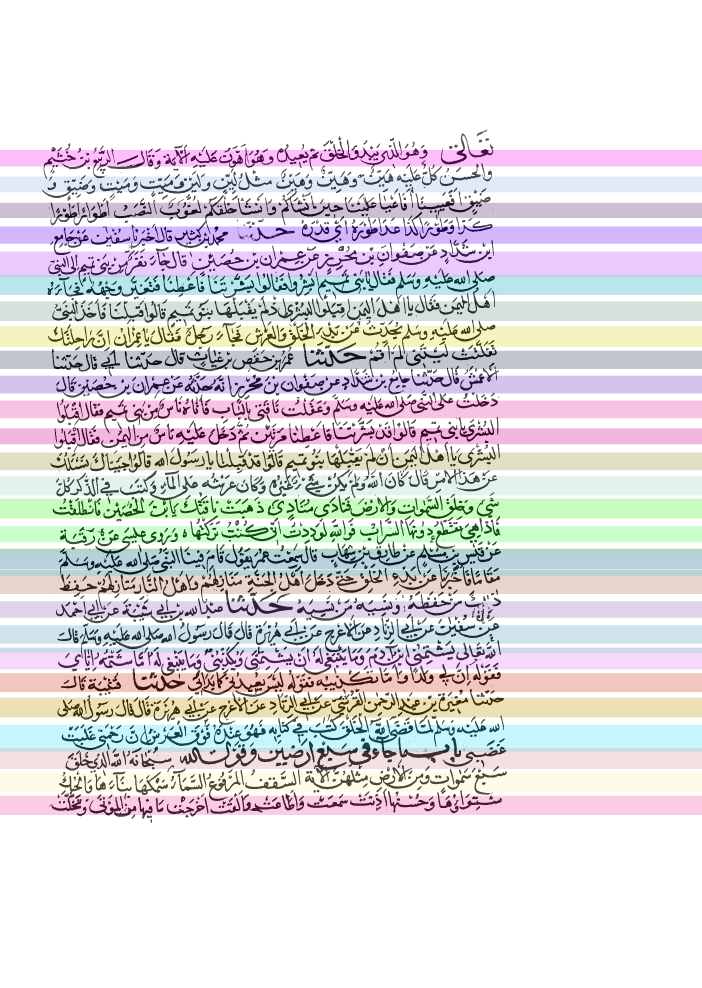
#> input picture OutputResults/AllResults/book1_page19.png, 2808 x 3952 px, given in place of moc_train_19.png, which was not available (shown at 1/4 size)
$ python DuhaJarrar1171742Code.py
#> lines starting #> are read from the running program, lines starting #| are printed output that depends on the picture; after the words box and inside, x2 and y2 are one past the last pixel; in counts of white or black regions, pixels touching at a corner belong together; pictures that were not available may be replaced by others from this repository, and a replacement may not be noted
import numpy as np
import cv2
import random
imgsList=['book1_page11.png','moc_test_5.png','moc_test_6.png','moc_test_10.png','moc_train_1.png','moc_train_3.png','moc_train_15.png','moc_train_16.png','moc_train_17.png','moc_train_20.png']

import cv2
pic = cv2.imread('ahte_dataset/ahte_train_binary_images/moc_train_19.png')
#> pic is the input picture: shape (3952, 2808, 3); mean B, G, R 222.9, 220, 222.4

imgcpy=pic.copy()
# Creat a white image
DILATE_kernel = cv2.getStructuringElement(cv2.MORPH_ELLIPSE, (1, 100))
whiteImg = cv2.morphologyEx(pic, cv2.MORPH_DILATE, DILATE_kernel, iterations=3)
#> whiteImg: shape (3952, 2808, 3); every value is 255
cv2.imwrite('output/whiteImg.png', whiteImg)
# Convert image to grayScale
print("Original Image : ",pic)
#> (printed output is left out)

gray = cv2.cvtColor(pic, cv2.COLOR_BGR2GRAY)
cv2.imwrite("output/grey.png", gray)


print("Grayscale Image : ",gray[2000:][1000:])
#> (printed output is left out)
# Apply Threshold
ret,thresh = cv2.threshold(gray, 0, 255, cv2.THRESH_BINARY_INV+ cv2.THRESH_OTSU)
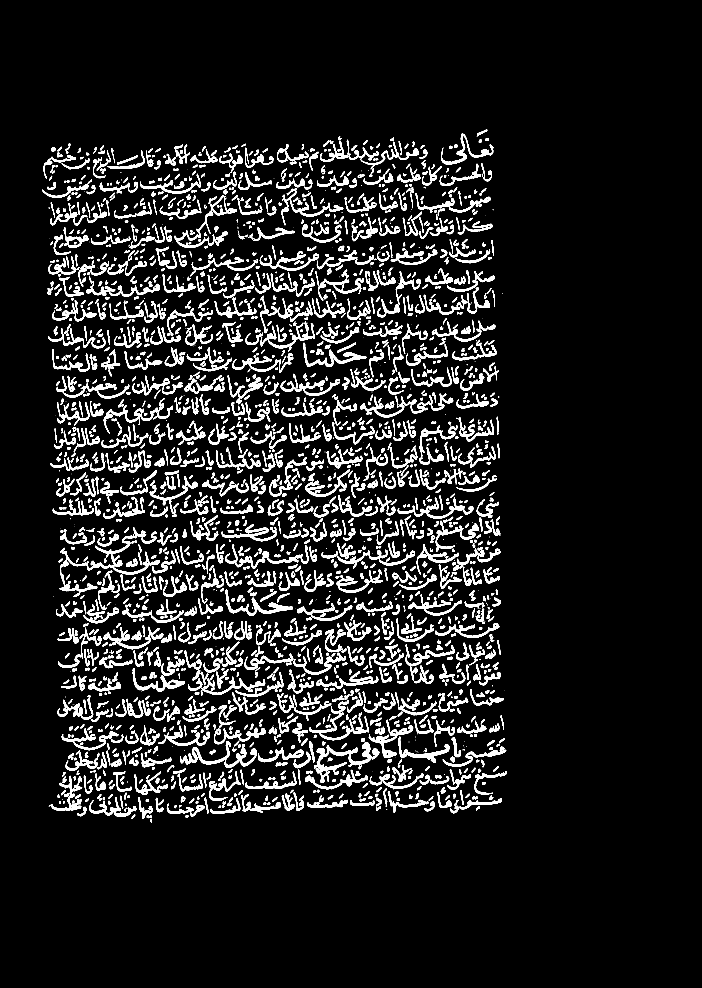
#> thresh: shape (3952, 2808) (shown at 1/4 size); 8.7% white; 2877 white regions (442 under 20 px), largest, box (x1, y1, x2, y2) and area: (1256, 2969, 1486, 3132) 8410, (720, 2964, 1027, 3072) 7108, (699, 780, 947, 992) 6285
#> ret = 76
cv2.imwrite('output/otsus.png',thresh)

print("Image with Thresh (Binary & Otsu) : ",thresh)
#> (printed output is left out)
# Apply Horizontal Projection
thresh[thresh == 0] = 0
thresh[thresh == 255] = 1
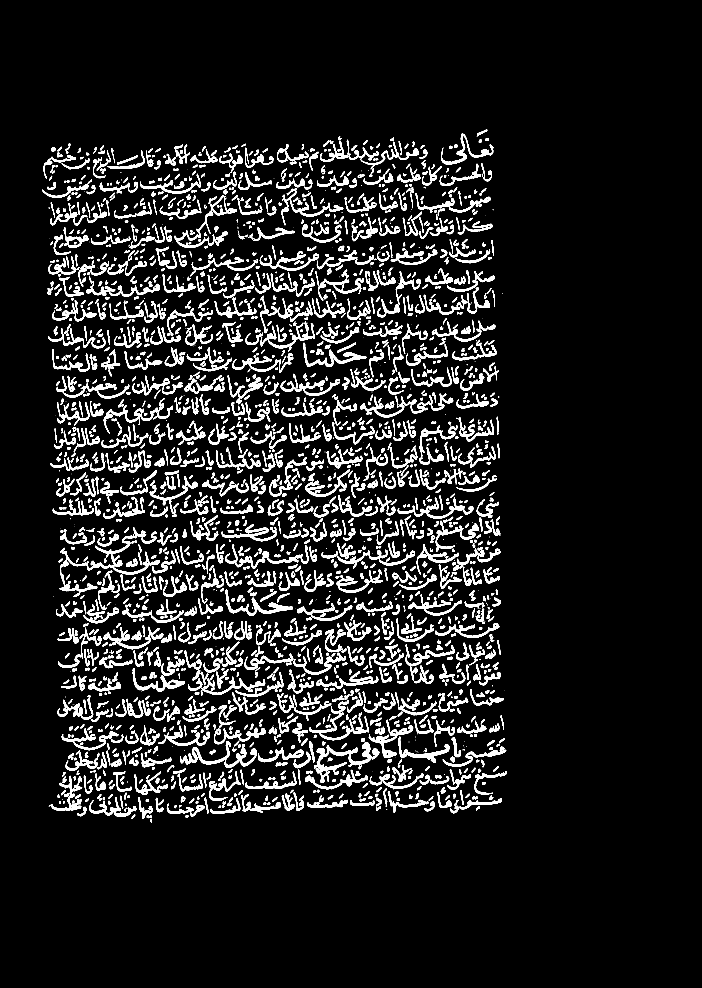
#> thresh: shape (3952, 2808) (shown at 1/4 size); values 0 (black) and 1 (white), 8.7% white; 2877 white regions (442 under 20 px), largest, box (x1, y1, x2, y2) and area: (1256, 2969, 1486, 3132) 8410, (720, 2964, 1027, 3072) 7108, (699, 780, 947, 992) 6285
print("Horizontal Projection Image : ",thresh)
#> (printed output is left out)
horizontal_projection = np.sum(thresh, axis=1)
#> horizontal_projection = 3952 values, max 734 at index 2926, min 0 at index 0, mean 244
height=thresh.shape[0]
width = thresh.shape[1]
print("Horizontal Projection energy Image : ",horizontal_projection)
#> (printed output is left out)
for row in range(height):
    cv2.line(imgcpy, (0, row), (int(horizontal_projection[row] * width / height), row), (0,255,0), 5)
cv2.imwrite('output/horizontal_projection.png',imgcpy)
a=0
b=0
c=0
num=0
yp=0
s=0
# Change Scale of Horizontal Projection and Draw It's Result
for row in range(height):
    if round(2*int(horizontal_projection[row]*width/height),-3)>0:
        if num == 0:
            s += 1
            cv2.putText(pic, text=str("Line"), org=(50, row+30), fontFace=cv2.FONT_HERSHEY_SIMPLEX,fontScale=2, color=(255, 0, 0), thickness=3, lineType=cv2.LINE_AA)
            num=1
        if abs(yp-row) > 90:
           a=random.randint(0,255)
           b=random.randint(0,255)
           c=random.randint(0,255)
           yp = row
           num=0

        cv2.line(imgcpy, (0,row), (round(9*int(horizontal_projection[row]*width/height),-3),row) ,(a, b,c), 5)
        cv2.line(whiteImg, (0, row), (round(9 * int(horizontal_projection[row] * width / height), -3), row), (a, b, c), 5)
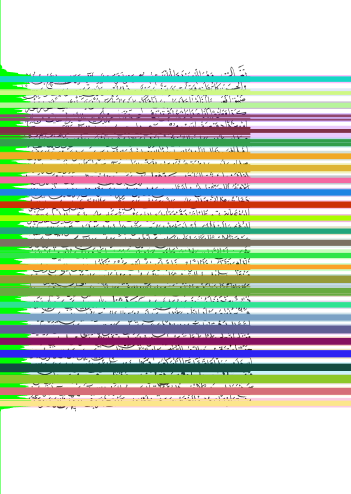
#> imgcpy: shape (3952, 2808, 3) (shown at 1/8 size); mean B, G, R 185, 204.1, 194.6
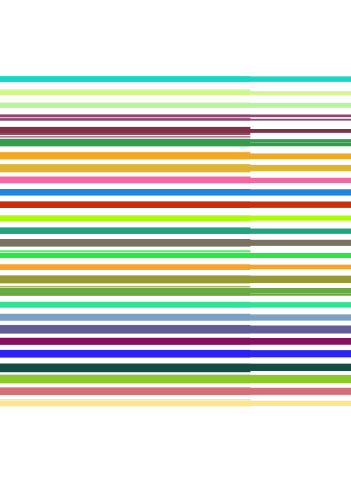
#> whiteImg: shape (3952, 2808, 3) (shown at 1/8 size); mean B, G, R 198.9, 213.7, 208.9
#> after the loop, a = 140; b = 230; c = 252; num = 1; s = 28; yp = 3195
    # else:
    #     cv2.line(whiteImg, (0, row), (round(9 * int(horizontal_projection[row] * width / height), -3), row), (255,255,255),5)
cv2.putText(pic, text=str("This image have a "+str(s-1)+" Lines"), org=(700 , row - 200 ), fontFace=cv2.FONT_HERSHEY_SIMPLEX, fontScale=4,color=(255, 0, 0), thickness=3, lineType=cv2.LINE_AA)
        #print(int(horizontal_projection[row]*width/height))
cv2.imwrite("output/copyImage.png", imgcpy)
cv2.imwrite("output/whiteImgCon.png", whiteImg)
#
ERODE_kernel = cv2.getStructuringElement(cv2.MORPH_RECT, (800, 7))
whiteImg = cv2.morphologyEx(whiteImg, cv2.MORPH_ERODE, ERODE_kernel, iterations=3)
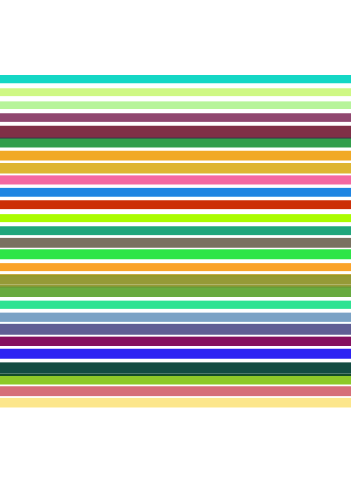
#> whiteImg: shape (3952, 2808, 3) (shown at 1/8 size); mean B, G, R 176.4, 197, 190.6

cv2.imwrite("output/whiteImgCon1.png", whiteImg)
# Merge The Original Image With Horizontal Projection Lines Result
res = cv2.addWeighted(pic,0.7,whiteImg,0.3,0)
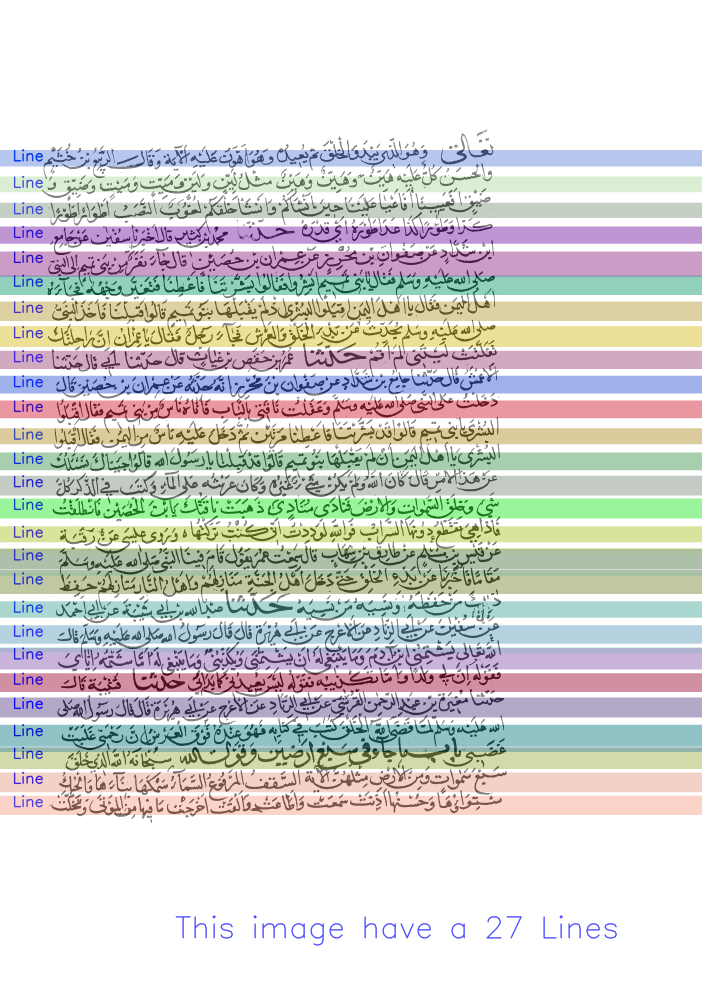
#> res: shape (3952, 2808, 3) (shown at 1/4 size); mean B, G, R 209, 212.3, 212
cv2.imwrite("output/resDuha.png", res)

$ run again, on OutputResults/AllResults/book2_page2.png
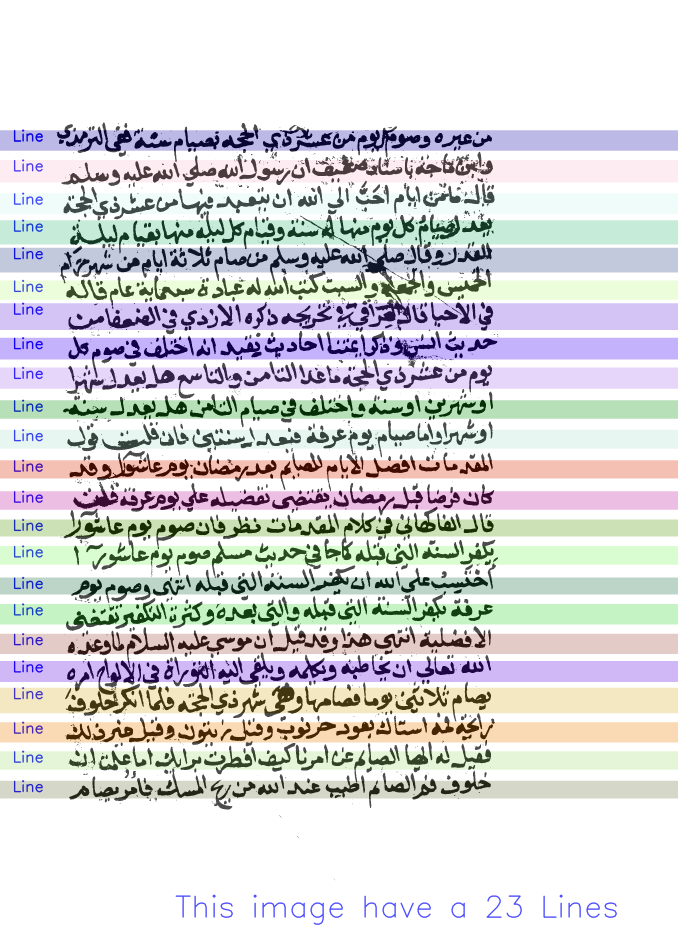
#> input picture OutputResults/AllResults/book2_page2.png, 2709 x 3789 px, given in place of moc_train_19.png, which was not available (shown at 1/4 size)
#> pic is the input picture: shape (3789, 2709, 3); mean B, G, R 217, 216.4, 216.3
#> (printed output is left out)
#> (printed output is left out)
#> ret = 141
#> (printed output is left out)
#> `thresh[thresh == 255] = 1`:
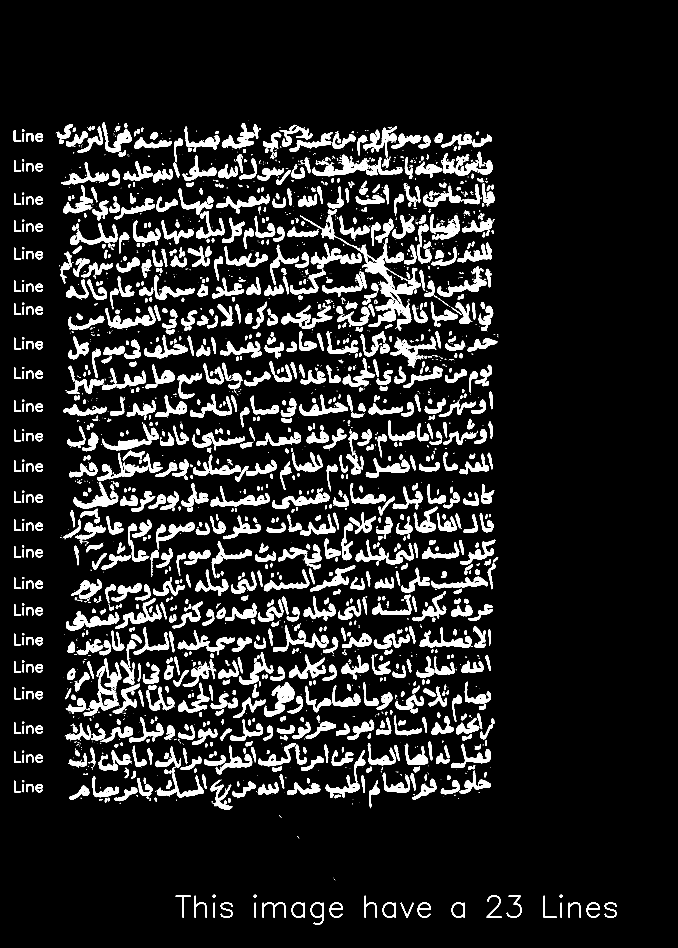
#> thresh: shape (3789, 2709) (shown at 1/4 size); values 0 (black) and 1 (white), 11.4% white; 2550 white regions (1212 under 20 px), largest, box (x1, y1, x2, y2) and area: (1473, 1071, 1683, 1323) 13743, (1449, 975, 1616, 1154) 7041, (1249, 619, 1475, 705) 6817
#> (printed output is left out)
#> horizontal_projection = 3789 values, max 1157 at index 2007, min 0 at index 0, mean 308.6
#> (printed output is left out)
#> after the loop `for row in range(height):`: a = 66; b = 76; c = 19; num = 1; s = 25; yp = 3612
#> `res = cv2.addWeighted(pic,0.7,whiteImg,0.3,0)`:
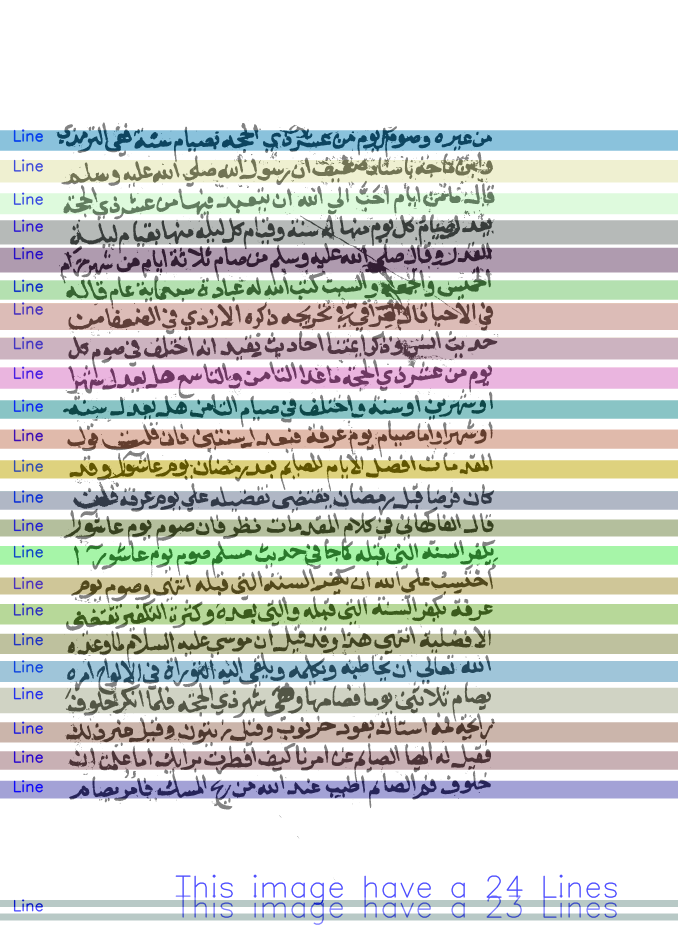
#> res: shape (3789, 2709, 3) (shown at 1/4 size); mean B, G, R 205.7, 210.6, 208.1

$ run again, on OutputResults/AllResults/moc_test_1.png
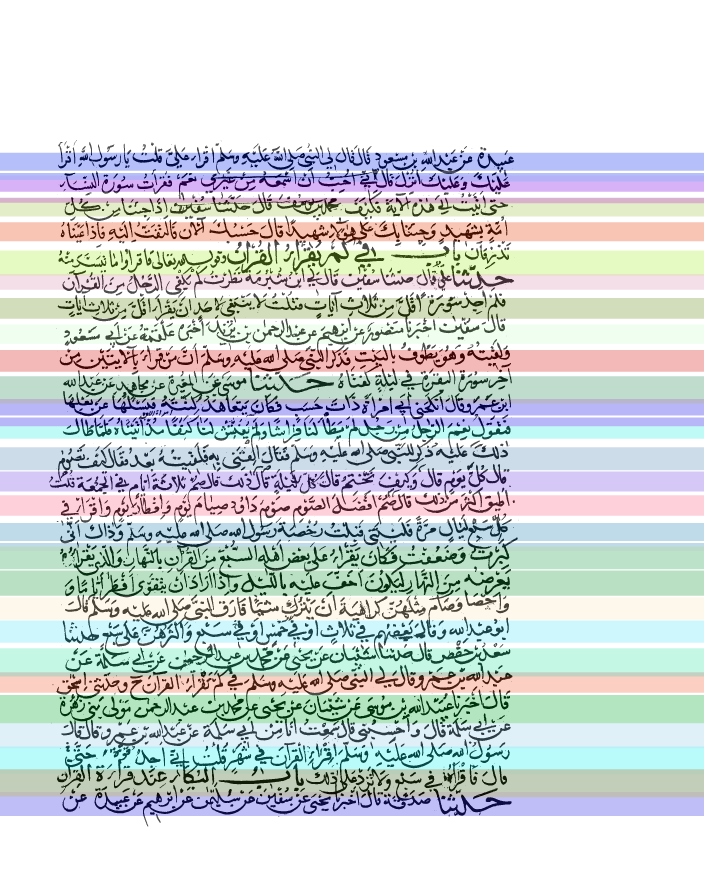
#> input picture OutputResults/AllResults/moc_test_1.png, 2816 x 3520 px, given in place of moc_train_19.png, which was not available (shown at 1/4 size)
#> pic is the input picture: shape (3520, 2816, 3); mean B, G, R 213.4, 213.7, 206.8
#> (printed output is left out)
#> (printed output is left out)
#> ret = 76
#> (printed output is left out)
#> `thresh[thresh == 255] = 1`:
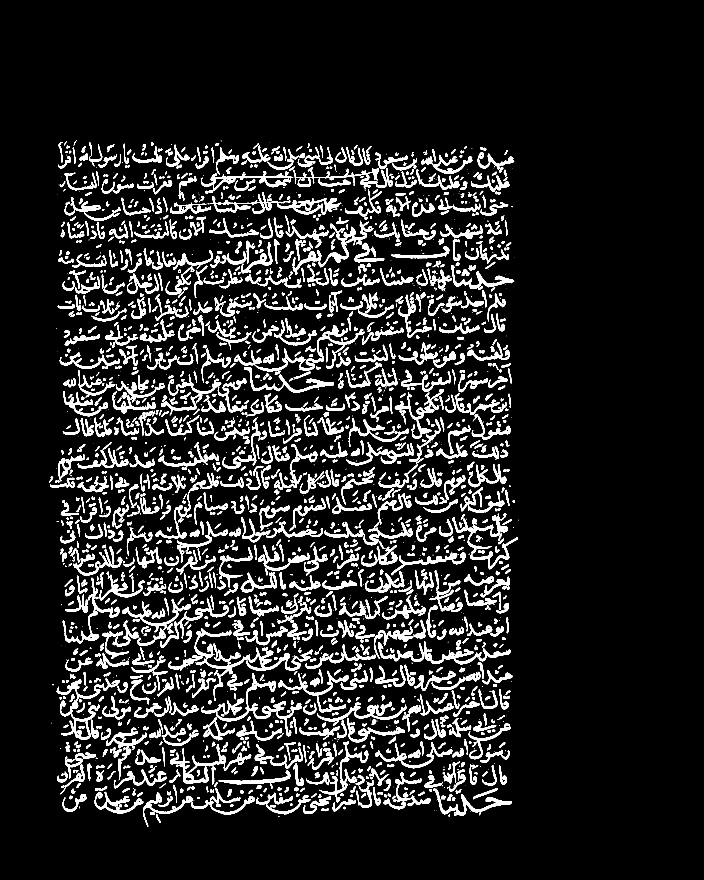
#> thresh: shape (3520, 2816) (shown at 1/4 size); values 0 (black) and 1 (white), 10.2% white; 3185 white regions (964 under 20 px), largest, box (x1, y1, x2, y2) and area: (778, 2514, 1251, 2804) 13205, (840, 768, 1365, 859) 9867, (865, 2692, 1208, 2945) 8758
#> (printed output is left out)
#> horizontal_projection = 3520 values, max 904 at index 1634, min 0 at index 0, mean 286.7
#> (printed output is left out)
#> after the loop `for row in range(height):`: a = 140; b = 230; c = 252; num = 1; s = 28; yp = 3180
#> `res = cv2.addWeighted(pic,0.7,whiteImg,0.3,0)`:
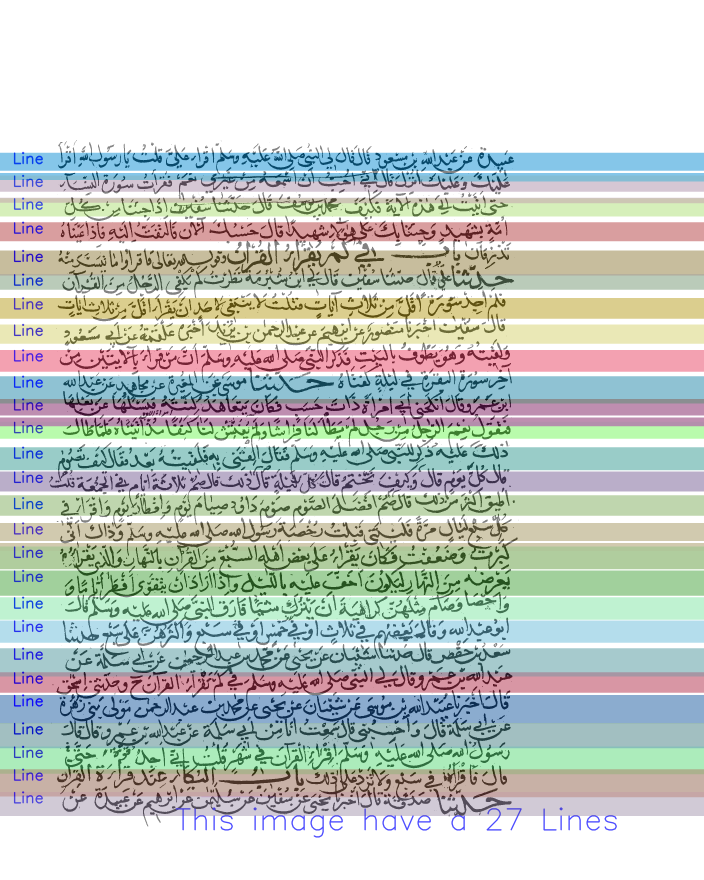
#> res: shape (3520, 2816, 3) (shown at 1/4 size); mean B, G, R 196.9, 202.8, 195
